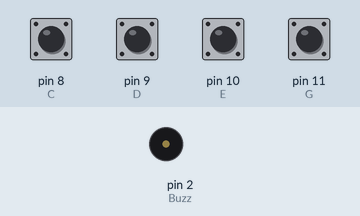
This sketch was run on a simulated Arduino Uno, built with avr-gcc and run on an emulated ATmega328P. Parts: buzzer (waves = sounding). Inputs (shaded band) come from the test bench; at power-on: pin 8 (C), pin 9 (D), pin 10 (E), pin 11 (G) HIGH.

Above: at 1.2 s.
1.3 s: pin 8 (C) pulled LOW for 0.15 s
At 1.37 s:
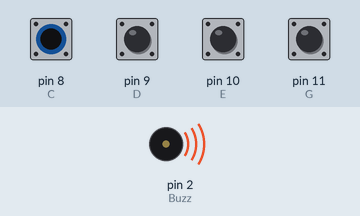
Timing chart, 0 to 4.3 s (numbered marks = the images above; inputs shaded):
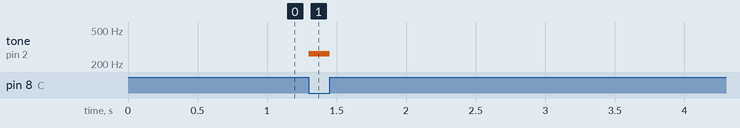

The sketch:

IOT_HW2_Digital_Piano.ino
```cpp
#define T_C 262
#define T_D 294
#define T_E 330
#define T_G 392

const int C = 8;
const int D = 9;
const int E = 10;
const int G = 11;

const int Buzz = 2;
const int LED = 13;

void setup()
{
  pinMode(C, INPUT);
  digitalWrite(C,HIGH);

  pinMode(D, INPUT);
  digitalWrite(D,HIGH);

  pinMode(E, INPUT);
  digitalWrite(E,HIGH);

  pinMode(G, INPUT);
  digitalWrite(G,HIGH);
}

void loop()
{
  while(digitalRead(C) == LOW)
  {
    tone(Buzz,T_C);
  }

  while(digitalRead(D) == LOW)
  {
    tone(Buzz,T_D);
  }

  while(digitalRead(E) == LOW)
  {
    tone(Buzz,T_E);
  }

  while(digitalRead(G) == LOW)
  {
    tone(Buzz,T_G);
  }
  noTone(Buzz);
  digitalWrite(LED,LOW);

}
```

Measured:
- after the input at 1.3 s, tone on pin 2 (Buzz): silent → 262 Hz at once, → silent 0.15 s later
